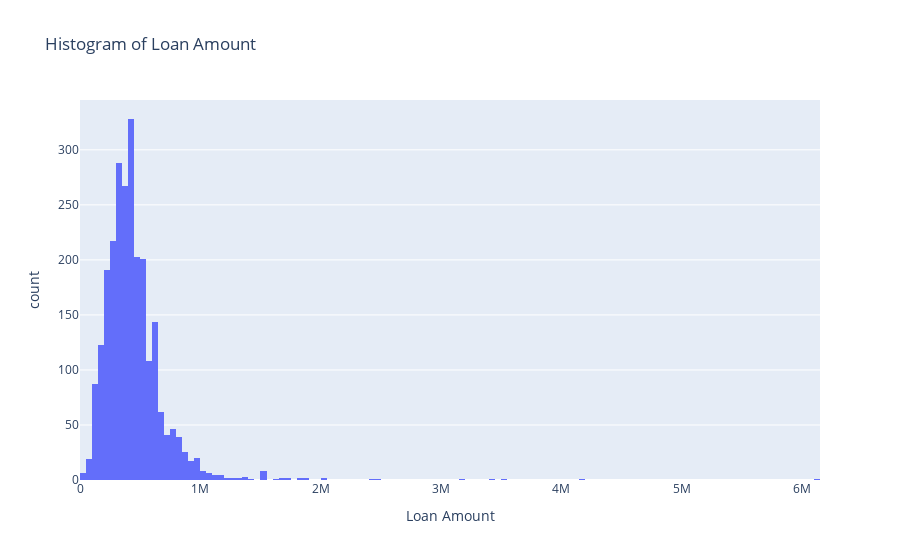

Notebook cell for this chart:
### Markdown cell above
### Histogram of Loan Amount

### Code cell
fig=px.histogram(df,x='Loan Amount',title='Histogram of Loan Amount')
fig.show()

### Figure 1 — Plotly figure (JSON) as saved in the notebook; plotly's stock layout.template omitted (floating-point values rounded to 4 significant figures; data arrays with more than 128 entries replaced by an {"elided": "..."} marker saying what was removed)
{"data": [{"alignmentgroup": "True", "bingroup": "x", "hovertemplate": "Loan Amount=%{x}<br>count=%{y}<extra></extra>", "legendgroup": "", "marker": {"color": "#636efa", "pattern": {"shape": ""}}, "name": "", "offsetgroup": "", "orientation": "v", "showlegend": false, "type": "histogram", "x": {"elided": "2492 float values"}, "xaxis": "x", "yaxis": "y"}], "layout": {"barmode": "relative", "legend": {"tracegroupgap": 0}, "title": {"text": "Histogram of Loan Amount"}, "xaxis": {"anchor": "y", "domain": [0, 1], "title": {"text": "Loan Amount"}}, "yaxis": {"anchor": "x", "domain": [0, 1], "title": {"text": "count"}}}}
